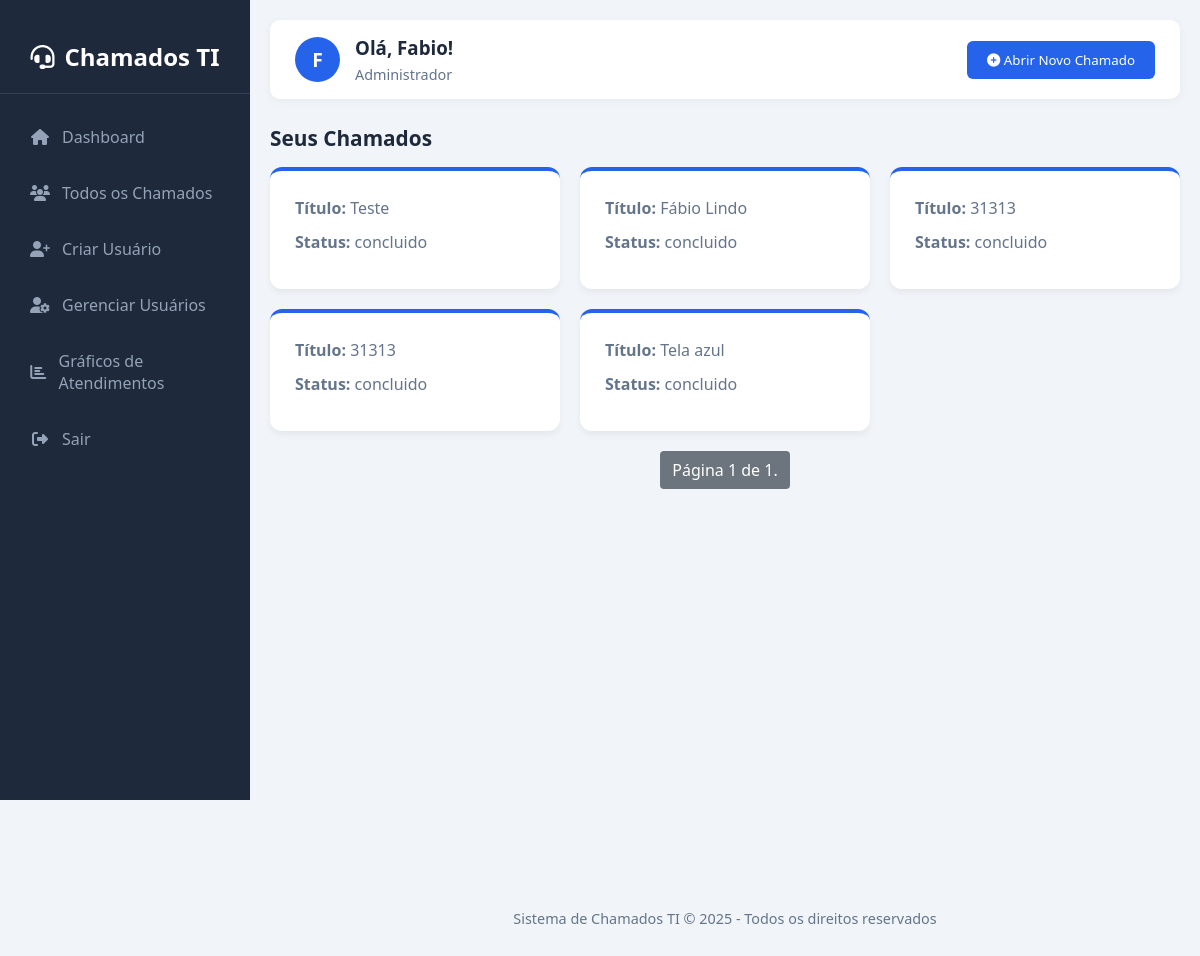
Page /chamados/colaborador/ (signed in) on the earlier database version.
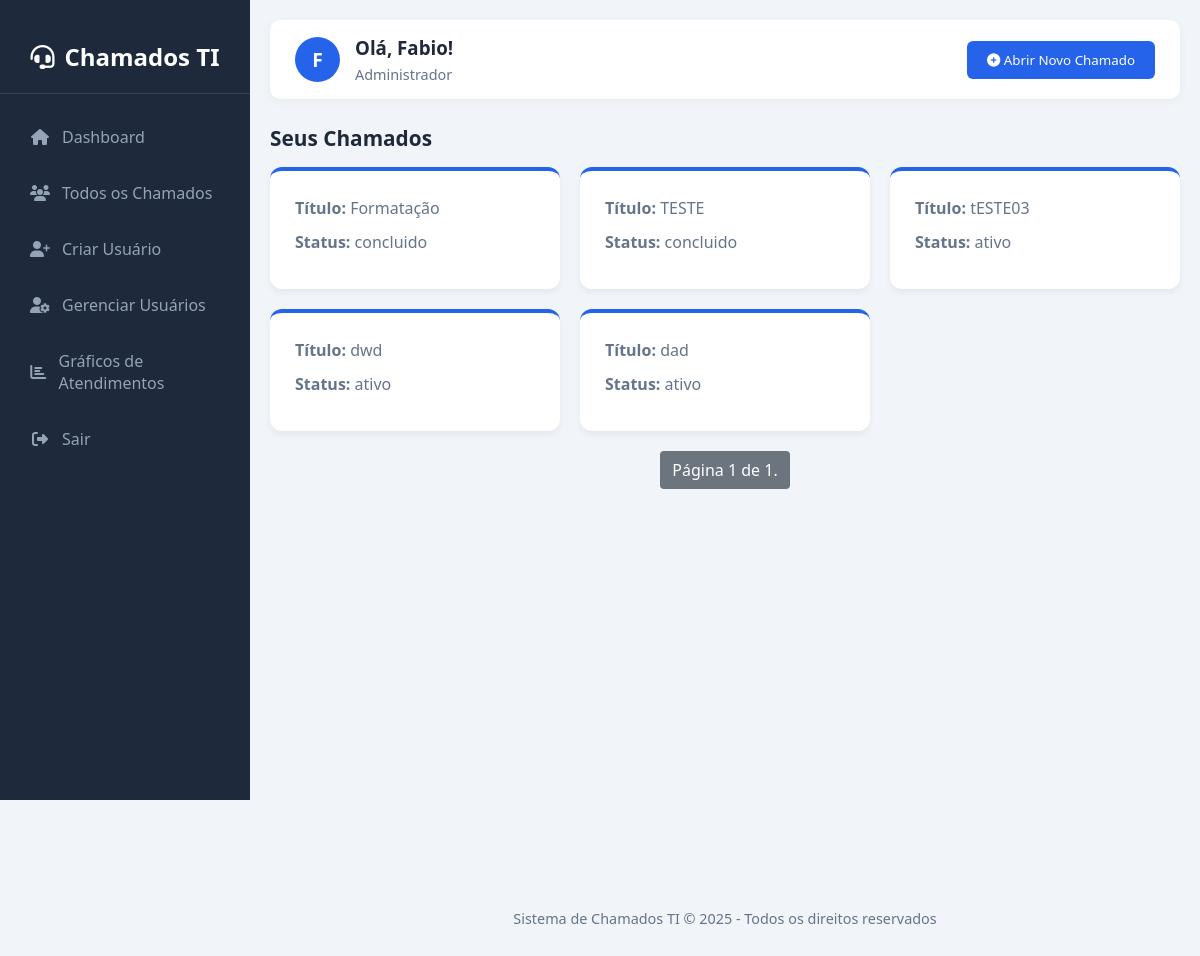
Same page on the later database version.
### accounts/models.py (models this page shows, shortened)
class CustomUser(AbstractUser):
    ROLES = (
        ('colaborador', 'Colaborador'),
        ('tecnico', 'Técnico'),
        ('admin', 'Administrador'),
    )
    role = models.CharField(max_length=20, choices=ROLES, default='colaborador')
    email = models.EmailField(unique=True)
    USERNAME_FIELD = 'email'  # campo que será usado para autenticação
    REQUIRED_FIELDS = ['username']  # campos obrigatórios além do e-mail

class Ticket(models.Model):
    STATUS_CHOICES = (
        ('ativo', 'Ativo'),
        ('concluido', 'Concluído'),
    )
    titulo = models.CharField(max_length=100)
    descricao = models.TextField()
    status = models.CharField(max_length=10, choices=STATUS_CHOICES, default='ativo')
    colaborador = models.ForeignKey(
        settings.AUTH_USER_MODEL,
        on_delete=models.CASCADE,
        related_name='chamados_abertos'
    )  # quem abriu o chamado
    tecnico = models.ForeignKey(
        settings.AUTH_USER_MODEL,
        on_delete=models.SET_NULL,
        null=True, blank=True,
        related_name='chamados_atendidos'
    )  # técnico responsável (opcional)
    data_criacao = models.DateTimeField(default=timezone.now)
    data_fechamento = models.DateTimeField(null=True, blank=True)
    from django.db import models

### accounts/views.py (the view, shortened to what this page needs)
# urls.py: path('chamados/colaborador/', views.chamados_colaborador, name='chamados_colaborador'),
@login_required
def chamados_colaborador(request):
    if request.user.role not in ['colaborador', 'admin']:
        return redirect('index')
    chamados_list = Ticket.objects.filter(colaborador=request.user)
    paginator = Paginator(chamados_list, 5)  # 5 chamados por página
    page_number = request.GET.get('page')
    chamados = paginator.get_page(page_number)
    return render(request, 'accounts/chamados_colaborador.html', {'chamados': chamados})

### accounts/templates/accounts/chamados_colaborador.html (shortened to what this page needs)
{% load static %}
<!DOCTYPE html>
<html lang="pt-br">
<head>
    <link rel="stylesheet" href="https://cdnjs.cloudflare.com/ajax/libs/font-awesome/6.4.0/css/all.min.css">
</head>
<body>
    <div class="sidebar">
        <div class="logo">
            <h2><i class="fas fa-headset"></i> <span>Chamados TI</span></h2>
        </div>
        <ul class="nav-links">
            <li><a href="{% url 'index' %}"><i class="fas fa-home"></i> <span>Dashboard</span></a></li>
            {% if user.role == 'colaborador' %}
                <li><a href="{% url 'chamados_colaborador' %}"><i class="fas fa-list"></i> <span>Meus Chamados</span></a></li>
            {% elif user.role == 'tecnico' %}
                <li><a href="{% url 'chamados_tecnico' %}"><i class="fas fa-tasks"></i> <span>Chamados Atribuídos</span></a></li>
            {% elif user.role == 'admin' %}
                <li><a href="{% url 'chamados_admin' %}"><i class="fas fa-users"></i> <span>Todos os Chamados</span></a></li>
                <li><a href="{% url 'criar_usuario' %}" ><i class="fas fa-user-plus"></i> <span>Criar Usuário</span></a></li>
                <li><a href="{% url 'gerenciar_usuarios' %}"><i class="fas fa-user-cog"></i> <span>Gerenciar Usuários</span></a></li>
                <li><a href="{% url 'graficos_tickets' %}"><i class="fas fa-chart-bar"></i> <span>Gráficos de Atendimentos</span></a></li>
            {% endif %}
            <li><a href="{% url 'logout' %}"><i class="fas fa-sign-out-alt"></i> <span>Sair</span></a></li>
        </ul>
    </div>
    <div class="main-content">
        <div class="header">
            <div class="user-info">
                <div class="user-avatar">{{ request.user.username|first|upper }}</div>
                <div class="user-details">
                    <h3>Olá, {{ request.user.first_name|default:request.user.username }}!</h3>
                    <p>{{ request.user.get_role_display }}</p>
                </div>
            </div>
<button id="openModalBtn" class="btn"><i class="fas fa-plus-circle"></i> Abrir Novo Chamado</button>
        </div>
        <h2 class="section-title">Seus Chamados</h2>
        <div class="card-container">
            {% for chamado in chamados %}
                <div class="card">
                    <p><strong>Título:</strong> {{ chamado.titulo }}</p>
                    <p><strong>Status:</strong> {{ chamado.status }}</p>
                </div>
            {% empty %}
                <div class="card">
                    <p>Você ainda não abriu chamados.</p>
                </div>
            {% endfor %}
        </div>
<div class="pagination">
  <span class="step-links">
    <span class="current">
      Página {{ chamados.number }} de {{ chamados.paginator.num_pages }}.
    </span>
  </span>
</div>
        <div class="footer">
            <p>Sistema de Chamados TI &copy; {% now "Y" %} - Todos os direitos reservados</p>
        </div>
    </div>
</body>
</html>

### accounts/templates/accounts/chamados_colaborador.html (style rules this page uses)
:root { --primary: #2563eb; --primary-dark: #1d4ed8; --secondary: #64748b; --success: #10b981; --warning: #f59e0b; --danger: #ef4444; --light: #f8fafc; --dark: #1e293b; --gray: #94a3b8; --sidebar-width: 250px; }
* { margin: 0; padding: 0; box-sizing: border-box; font-family: 'Segoe UI', Tahoma, Geneva, Verdana, sans-serif; }
body { background-color: #f1f5f9; color: var(--dark); display: flex; min-height: 100vh; }
.sidebar { width: var(--sidebar-width); background: var(--dark); color: white; height: 100vh; position: fixed; padding: 20px 0; }
.logo { text-align: center; padding: 20px 0; border-bottom: 1px solid #334155; margin-bottom: 20px; }
.logo h2 { font-size: 1.5rem; display: flex; align-items: center; justify-content: center; gap: 10px; }
.nav-links { list-style: none; padding: 0 15px; }
.nav-links li { margin-bottom: 10px; }
.nav-links a { display: flex; align-items: center; gap: 12px; color: var(--gray); text-decoration: none; padding: 12px 15px; border-radius: 8px; transition: all 0.3s; }
.nav-links i { width: 20px; text-align: center; }
.main-content { flex: 1; margin-left: var(--sidebar-width); padding: 20px; }
.header { display: flex; justify-content: space-between; align-items: center; background: white; padding: 15px 25px; border-radius: 10px; box-shadow: 0 2px 10px rgba(0,0,0,0.05); margin-bottom: 25px; }
.user-info { display: flex; align-items: center; gap: 15px; }
.user-avatar { width: 45px; height: 45px; border-radius: 50%; background: var(--primary); color: white; display: flex; align-items: center; justify-content: center; font-weight: bold; font-size: 1.2rem; }
.user-details h3 { margin-bottom: 5px; }
.user-details p { color: var(--secondary); font-size: 0.9rem; }
.section-title { margin: 25px 0 15px; font-size: 1.3rem; color: var(--dark); }
.card-container { display: grid; grid-template-columns: repeat(auto-fill, minmax(280px, 1fr)); gap: 20px; }
.card { background: white; border-radius: 12px; padding: 25px; box-shadow: 0 4px 6px rgba(0,0,0,0.05); transition: transform 0.3s ease, box-shadow 0.3s ease; border-top: 4px solid var(--primary); }
.card p { color: var(--secondary); margin-bottom: 10px; line-height: 1.5; }
button { background: var(--primary); color: white; border: none; padding: 10px 20px; border-radius: 6px; cursor: pointer; font-weight: 500; transition: background 0.3s; }
.footer { text-align: center; margin-top: 400px; padding: 20px; color: var(--secondary); font-size: 0.9rem; }
.btn { display: inline-block; background: var(--primary); color: white; text-decoration: none; padding: 10px 20px; border-radius: 6px; font-weight: 500; transition: background 0.3s; border: none; cursor: pointer; text-align: center; }
.pagination { text-align: center; margin: 20px 0; }
.pagination .step-links a, .pagination .step-links .current { display: inline-block; padding: 8px 12px; margin: 0 4px; text-decoration: none; color: white; background-color: #007bff; border-radius: 4px; transition: background-color 0.3s; }
.pagination .step-links .current { background-color: #6c757d; cursor: default; }

Differences in the rows shown:
removed Ticket: titulo "Teste", status "concluido"
removed Ticket: titulo "Fábio Lindo", status "concluido"
removed Ticket: titulo "31313", status "concluido"
removed Ticket: titulo "31313", status "concluido"
removed Ticket: titulo "Tela azul", status "concluido"
added Ticket: titulo "Formatação", status "concluido"
added Ticket: titulo "TESTE", status "concluido"
added Ticket: titulo "tESTE03", status "ativo"
added Ticket: titulo "dwd", status "ativo"
added Ticket: titulo "dad", status "ativo"
